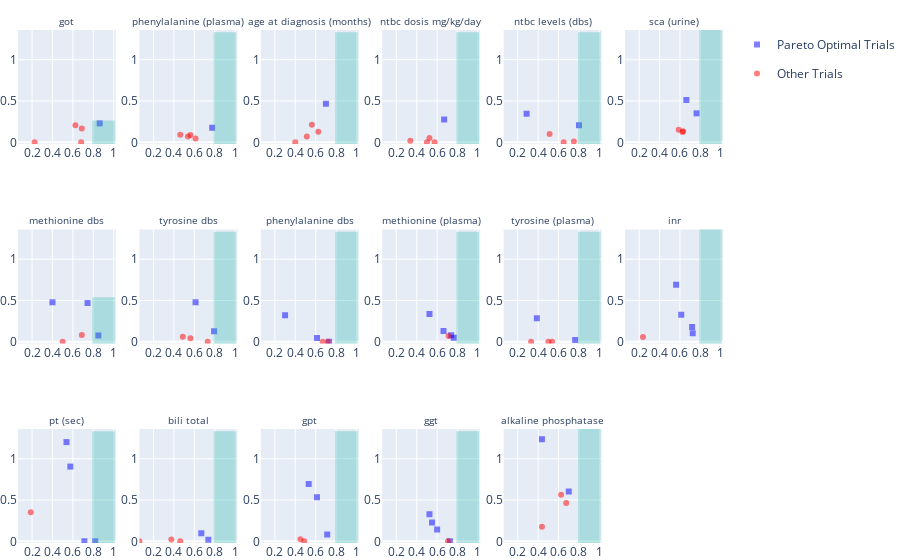

The code cell stored with this chart in its notebook:
### Code cell
import warnings
warnings.filterwarnings("ignore")
from utils import *
import pickle
with open('studies_independent_testset.pickle', 'rb') as handle:
    studies = pickle.load(handle)      # Saca la cosa
study = studies[0] #.trials.__len__()
plot_all_studies(studies, .8, 0)

### Figure 1 — Plotly figure (JSON) as saved in the notebook; plotly's stock layout.template omitted (floating-point values rounded to 4 significant figures)
{"data": [{"legendgroup": "group1", "marker": {"color": "blue", "opacity": 0.5, "symbol": "square"}, "mode": "markers", "name": "Pareto Optimal Trials", "showlegend": true, "type": "scatter", "x": [0.8625], "xaxis": "x", "y": [0.2293], "yaxis": "y"}, {"legendgroup": "group2", "marker": {"color": "red", "opacity": 0.5}, "mode": "markers", "name": "Other Trials", "showlegend": true, "type": "scatter", "x": [0.6875, 0.225, 0.6813, 0.625], "xaxis": "x", "y": [0.168, 0, 0, 0.2068], "yaxis": "y"}, {"legendgroup": "group1", "marker": {"color": "blue", "opacity": 0.5, "symbol": "square"}, "mode": "markers", "name": "Pareto Optimal Trials", "showlegend": false, "type": "scatter", "x": [0.7438, 0.4, 0.85], "xaxis": "x7", "y": [0.4708, 0.4798, 0.07725], "yaxis": "y7"}, {"legendgroup": "group2", "marker": {"color": "red", "opacity": 0.5}, "mode": "markers", "name": "Other Trials", "showlegend": false, "type": "scatter", "x": [0.5, 0.6875], "xaxis": "x7", "y": [0, 0.08147], "yaxis": "y7"}, {"legendgroup": "group1", "marker": {"color": "blue", "opacity": 0.5, "symbol": "square"}, "mode": "markers", "name": "Pareto Optimal Trials", "showlegend": false, "type": "scatter", "x": [0.7125, 0.575, 0.5375, 0.8187], "xaxis": "x13", "y": [0.001127, 0.9048, 1.201, 0], "yaxis": "y13"}, {"legendgroup": "group2", "marker": {"color": "red", "opacity": 0.5}, "mode": "markers", "name": "Other Trials", "showlegend": false, "type": "scatter", "x": [0.1875], "xaxis": "x13", "y": [0.3509], "yaxis": "y13"}, {"legendgroup": "group1", "marker": {"color": "blue", "opacity": 0.5, "symbol": "square"}, "mode": "markers", "name": "Pareto Optimal Trials", "showlegend": false, "type": "scatter", "x": [0.775], "xaxis": "x2", "y": [0.177], "yaxis": "y2"}, {"legendgroup": "group2", "marker": {"color": "red", "opacity": 0.5}, "mode": "markers", "name": "Other Trials", "showlegend": false, "type": "scatter", "x": [0.6125, 0.4625, 0.5625, 0.5375], "xaxis": "x2", "y": [0.04657, 0.09052, 0.08834, 0.06964], "yaxis": "y2"}, {"legendgroup": "group1", "marker": {"color": "blue", "opacity": 0.5, "symbol": "square"}, "mode": "markers", "name": "Pareto Optimal Trials", "showlegend": false, "type": "scatter", "x": [0.7937, 0.6125], "xaxis": "x8", "y": [0.1285, 0.4781], "yaxis": "y8"}, {"legendgroup": "group2", "marker": {"color": "red", "opacity": 0.5}, "mode": "markers", "name": "Other Trials", "showlegend": false, "type": "scatter", "x": [0.5625, 0.4875, 0.7313], "xaxis": "x8", "y": [0.04203, 0.0612, 0], "yaxis": "y8"}, {"legendgroup": "group1", "marker": {"color": "blue", "opacity": 0.5, "symbol": "square"}, "mode": "markers", "name": "Pareto Optimal Trials", "showlegend": false, "type": "scatter", "x": [0.6688, 0.7375], "xaxis": "x14", "y": [0.09759, 0.01983], "yaxis": "y14"}, {"legendgroup": "group2", "marker": {"color": "red", "opacity": 0.5}, "mode": "markers", "name": "Other Trials", "showlegend": false, "type": "scatter", "x": [0.375, 0.4625, 0.0625], "xaxis": "x14", "y": [0.02374, 0, 0], "yaxis": "y14"}, {"legendgroup": "group1", "marker": {"color": "blue", "opacity": 0.5, "symbol": "square"}, "mode": "markers", "name": "Pareto Optimal Trials", "showlegend": false, "type": "scatter", "x": [0.7], "xaxis": "x3", "y": [0.4673], "yaxis": "y3"}, {"legendgroup": "group2", "marker": {"color": "red", "opacity": 0.5}, "mode": "markers", "name": "Other Trials", "showlegend": false, "type": "scatter", "x": [0.5625, 0.4, 0.5125, 0.625], "xaxis": "x3", "y": [0.2142, 0, 0.07003, 0.1289], "yaxis": "y3"}, {"legendgroup": "group1", "marker": {"color": "blue", "opacity": 0.5, "symbol": "square"}, "mode": "markers", "name": "Pareto Optimal Trials", "showlegend": false, "type": "scatter", "x": [0.3, 0.7312, 0.6125], "xaxis": "x9", "y": [0.3219, 0, 0.04549], "yaxis": "y9"}, {"legendgroup": "group2", "marker": {"color": "red", "opacity": 0.5}, "mode": "markers", "name": "Other Trials", "showlegend": false, "type": "scatter", "x": [0.6687, 0.7188], "xaxis": "x9", "y": [0, 0], "yaxis": "y9"}, {"legendgroup": "group1", "marker": {"color": "blue", "opacity": 0.5, "symbol": "square"}, "mode": "markers", "name": "Pareto Optimal Trials", "showlegend": false, "type": "scatter", "x": [0.5312, 0.6125, 0.7125], "xaxis": "x15", "y": [0.6936, 0.5323, 0.08431], "yaxis": "y15"}, {"legendgroup": "group2", "marker": {"color": "red", "opacity": 0.5}, "mode": "markers", "name": "Other Trials", "showlegend": false, "type": "scatter", "x": [0.4875, 0.45], "xaxis": "x15", "y": [0, 0.02601], "yaxis": "y15"}, {"legendgroup": "group1", "marker": {"color": "blue", "opacity": 0.5, "symbol": "square"}, "mode": "markers", "name": "Pareto Optimal Trials", "showlegend": false, "type": "scatter", "x": [0.6688], "xaxis": "x4", "y": [0.2773], "yaxis": "y4"}, {"legendgroup": "group2", "marker": {"color": "red", "opacity": 0.5}, "mode": "markers", "name": "Other Trials", "showlegend": false, "type": "scatter", "x": [0.3375, 0.525, 0.5, 0.575], "xaxis": "x4", "y": [0.01866, 0.05324, 0, 0], "yaxis": "y4"}, {"legendgroup": "group1", "marker": {"color": "blue", "opacity": 0.5, "symbol": "square"}, "mode": "markers", "name": "Pareto Optimal Trials", "showlegend": false, "type": "scatter", "x": [0.7625, 0.6625, 0.525, 0.7375], "xaxis": "x10", "y": [0.04814, 0.1317, 0.3359, 0.08027], "yaxis": "y10"}, {"legendgroup": "group2", "marker": {"color": "red", "opacity": 0.5}, "mode": "markers", "name": "Other Trials", "showlegend": false, "type": "scatter", "x": [0.7125], "xaxis": "x10", "y": [0.06978], "yaxis": "y10"}, {"legendgroup": "group1", "marker": {"color": "blue", "opacity": 0.5, "symbol": "square"}, "mode": "markers", "name": "Pareto Optimal Trials", "showlegend": false, "type": "scatter", "x": [0.725, 0.6, 0.525, 0.55], "xaxis": "x16", "y": [0, 0.142, 0.3276, 0.2284], "yaxis": "y16"}, {"legendgroup": "group2", "marker": {"color": "red", "opacity": 0.5}, "mode": "markers", "name": "Other Trials", "showlegend": false, "type": "scatter", "x": [0.7063], "xaxis": "x16", "y": [0], "yaxis": "y16"}, {"legendgroup": "group1", "marker": {"color": "blue", "opacity": 0.5, "symbol": "square"}, "mode": "markers", "name": "Pareto Optimal Trials", "showlegend": false, "type": "scatter", "x": [0.8, 0.2875], "xaxis": "x5", "y": [0.207, 0.3462], "yaxis": "y5"}, {"legendgroup": "group2", "marker": {"color": "red", "opacity": 0.5}, "mode": "markers", "name": "Other Trials", "showlegend": false, "type": "scatter", "x": [0.75, 0.65, 0.5125], "xaxis": "x5", "y": [0.0102, 0, 0.1012], "yaxis": "y5"}, {"legendgroup": "group1", "marker": {"color": "blue", "opacity": 0.5, "symbol": "square"}, "mode": "markers", "name": "Pareto Optimal Trials", "showlegend": false, "type": "scatter", "x": [0.3875, 0.7625], "xaxis": "x11", "y": [0.2845, 0.02318], "yaxis": "y11"}, {"legendgroup": "group2", "marker": {"color": "red", "opacity": 0.5}, "mode": "markers", "name": "Other Trials", "showlegend": false, "type": "scatter", "x": [0.5375, 0.3313, 0.5], "xaxis": "x11", "y": [0, 0, 0], "yaxis": "y11"}, {"legendgroup": "group1", "marker": {"color": "blue", "opacity": 0.5, "symbol": "square"}, "mode": "markers", "name": "Pareto Optimal Trials", "showlegend": false, "type": "scatter", "x": [0.7, 0.4375], "xaxis": "x17", "y": [0.6045, 1.236], "yaxis": "y17"}, {"legendgroup": "group2", "marker": {"color": "red", "opacity": 0.5}, "mode": "markers", "name": "Other Trials", "showlegend": false, "type": "scatter", "x": [0.625, 0.675, 0.4375], "xaxis": "x17", "y": [0.5652, 0.4643, 0.176], "yaxis": "y17"}, {"legendgroup": "group1", "marker": {"color": "blue", "opacity": 0.5, "symbol": "square"}, "mode": "markers", "name": "Pareto Optimal Trials", "showlegend": false, "type": "scatter", "x": [0.6625, 0.7625], "xaxis": "x6", "y": [0.5123, 0.3512], "yaxis": "y6"}, {"legendgroup": "group2", "marker": {"color": "red", "opacity": 0.5}, "mode": "markers", "name": "Other Trials", "showlegend": false, "type": "scatter", "x": [0.625, 0.5875, 0.6312], "xaxis": "x6", "y": [0.1255, 0.1525, 0.1338], "yaxis": "y6"}, {"legendgroup": "group1", "marker": {"color": "blue", "opacity": 0.5, "symbol": "square"}, "mode": "markers", "name": "Pareto Optimal Trials", "showlegend": false, "type": "scatter", "x": [0.725, 0.6125, 0.5625, 0.7188], "xaxis": "x12", "y": [0.1025, 0.3293, 0.6907, 0.1805], "yaxis": "y12"}, {"legendgroup": "group2", "marker": {"color": "red", "opacity": 0.5}, "mode": "markers", "name": "Other Trials", "showlegend": false, "type": "scatter", "x": [0.2375], "xaxis": "x12", "y": [0.05785], "yaxis": "y12"}], "layout": {"annotations": [{"font": {"size": 10}, "showarrow": false, "text": "got", "x": 0.06944, "xanchor": "center", "xref": "paper", "y": 1, "yanchor": "bottom", "yref": "paper"}, {"font": {"size": 10}, "showarrow": false, "text": "phenylalanine (plasma)", "x": 0.2417, "xanchor": "center", "xref": "paper", "y": 1, "yanchor": "bottom", "yref": "paper"}, {"font": {"size": 10}, "showarrow": false, "text": "age at diagnosis (months)", "x": 0.4139, "xanchor": "center", "xref": "paper", "y": 1, "yanchor": "bottom", "yref": "paper"}, {"font": {"size": 10}, "showarrow": false, "text": "ntbc dosis mg/kg/day", "x": 0.5861, "xanchor": "center", "xref": "paper", "y": 1, "yanchor": "bottom", "yref": "paper"}, {"font": {"size": 10}, "showarrow": false, "text": "ntbc levels (dbs)", "x": 0.7583, "xanchor": "center", "xref": "paper", "y": 1, "yanchor": "bottom", "yref": "paper"}, {"font": {"size": 10}, "showarrow": false, "text": "sca (urine)", "x": 0.9306, "xanchor": "center", "xref": "paper", "y": 1, "yanchor": "bottom", "yref": "paper"}, {"font": {"size": 10}, "showarrow": false, "text": "methionine dbs", "x": 0.06944, "xanchor": "center", "xref": "paper", "y": 0.6111, "yanchor": "bottom", "yref": "paper"}, {"font": {"size": 10}, "showarrow": false, "text": "tyrosine dbs", "x": 0.2417, "xanchor": "center", "xref": "paper", "y": 0.6111, "yanchor": "bottom", "yref": "paper"}, {"font": {"size": 10}, "showarrow": false, "text": "phenylalanine dbs", "x": 0.4139, "xanchor": "center", "xref": "paper", "y": 0.6111, "yanchor": "bottom", "yref": "paper"}, {"font": {"size": 10}, "showarrow": false, "text": "methionine (plasma)", "x": 0.5861, "xanchor": "center", "xref": "paper", "y": 0.6111, "yanchor": "bottom", "yref": "paper"}, {"font": {"size": 10}, "showarrow": false, "text": "tyrosine (plasma)", "x": 0.7583, "xanchor": "center", "xref": "paper", "y": 0.6111, "yanchor": "bottom", "yref": "paper"}, {"font": {"size": 10}, "showarrow": false, "text": "inr", "x": 0.9306, "xanchor": "center", "xref": "paper", "y": 0.6111, "yanchor": "bottom", "yref": "paper"}, {"font": {"size": 10}, "showarrow": false, "text": "pt (sec)", "x": 0.06944, "xanchor": "center", "xref": "paper", "y": 0.2222, "yanchor": "bottom", "yref": "paper"}, {"font": {"size": 10}, "showarrow": false, "text": "bili total", "x": 0.2417, "xanchor": "center", "xref": "paper", "y": 0.2222, "yanchor": "bottom", "yref": "paper"}, {"font": {"size": 10}, "showarrow": false, "text": "gpt", "x": 0.4139, "xanchor": "center", "xref": "paper", "y": 0.2222, "yanchor": "bottom", "yref": "paper"}, {"font": {"size": 10}, "showarrow": false, "text": "ggt", "x": 0.5861, "xanchor": "center", "xref": "paper", "y": 0.2222, "yanchor": "bottom", "yref": "paper"}, {"font": {"size": 10}, "showarrow": false, "text": "alkaline phosphatase", "x": 0.7583, "xanchor": "center", "xref": "paper", "y": 0.2222, "yanchor": "bottom", "yref": "paper"}], "autosize": true, "margin": {"b": 0, "l": 0, "r": 0, "t": 30}, "shapes": [{"fillcolor": "LightSeaGreen", "line": {"color": "LightSeaGreen", "width": 2}, "opacity": 0.3, "type": "rect", "x0": 0.8, "x1": 1, "xref": "x", "y0": -0.02, "y1": 0.2523, "yref": "y"}, {"fillcolor": "LightSeaGreen", "line": {"color": "LightSeaGreen", "width": 2}, "opacity": 0.3, "type": "rect", "x0": 0.8, "x1": 1, "xref": "x7", "y0": -0.02, "y1": 0.5278, "yref": "y7"}, {"fillcolor": "LightSeaGreen", "line": {"color": "LightSeaGreen", "width": 2}, "opacity": 0.3, "type": "rect", "x0": 0.8, "x1": 1, "xref": "x13", "y0": -0.02, "y1": 1.321, "yref": "y13"}, {"fillcolor": "LightSeaGreen", "line": {"color": "LightSeaGreen", "width": 2}, "opacity": 0.3, "type": "rect", "x0": 0.8, "x1": 1, "xref": "x2", "y0": -0.02, "y1": 1.321, "yref": "y2"}, {"fillcolor": "LightSeaGreen", "line": {"color": "LightSeaGreen", "width": 2}, "opacity": 0.3, "type": "rect", "x0": 0.8, "x1": 1, "xref": "x8", "y0": -0.02, "y1": 1.321, "yref": "y8"}, {"fillcolor": "LightSeaGreen", "line": {"color": "LightSeaGreen", "width": 2}, "opacity": 0.3, "type": "rect", "x0": 0.8, "x1": 1, "xref": "x14", "y0": -0.02, "y1": 1.321, "yref": "y14"}, {"fillcolor": "LightSeaGreen", "line": {"color": "LightSeaGreen", "width": 2}, "opacity": 0.3, "type": "rect", "x0": 0.8, "x1": 1, "xref": "x3", "y0": -0.02, "y1": 1.321, "yref": "y3"}, {"fillcolor": "LightSeaGreen", "line": {"color": "LightSeaGreen", "width": 2}, "opacity": 0.3, "type": "rect", "x0": 0.8, "x1": 1, "xref": "x9", "y0": -0.02, "y1": 1.321, "yref": "y9"}, {"fillcolor": "LightSeaGreen", "line": {"color": "LightSeaGreen", "width": 2}, "opacity": 0.3, "type": "rect", "x0": 0.8, "x1": 1, "xref": "x15", "y0": -0.02, "y1": 1.321, "yref": "y15"}, {"fillcolor": "LightSeaGreen", "line": {"color": "LightSeaGreen", "width": 2}, "opacity": 0.3, "type": "rect", "x0": 0.8, "x1": 1, "xref": "x4", "y0": -0.02, "y1": 1.321, "yref": "y4"}, {"fillcolor": "LightSeaGreen", "line": {"color": "LightSeaGreen", "width": 2}, "opacity": 0.3, "type": "rect", "x0": 0.8, "x1": 1, "xref": "x10", "y0": -0.02, "y1": 1.321, "yref": "y10"}, {"fillcolor": "LightSeaGreen", "line": {"color": "LightSeaGreen", "width": 2}, "opacity": 0.3, "type": "rect", "x0": 0.8, "x1": 1, "xref": "x16", "y0": -0.02, "y1": 1.321, "yref": "y16"}, {"fillcolor": "LightSeaGreen", "line": {"color": "LightSeaGreen", "width": 2}, "opacity": 0.3, "type": "rect", "x0": 0.8, "x1": 1, "xref": "x5", "y0": -0.02, "y1": 1.321, "yref": "y5"}, {"fillcolor": "LightSeaGreen", "line": {"color": "LightSeaGreen", "width": 2}, "opacity": 0.3, "type": "rect", "x0": 0.8, "x1": 1, "xref": "x11", "y0": -0.02, "y1": 1.321, "yref": "y11"}, {"fillcolor": "LightSeaGreen", "line": {"color": "LightSeaGreen", "width": 2}, "opacity": 0.3, "type": "rect", "x0": 0.8, "x1": 1, "xref": "x17", "y0": -0.02, "y1": 1.36, "yref": "y17"}, {"fillcolor": "LightSeaGreen", "line": {"color": "LightSeaGreen", "width": 2}, "opacity": 0.3, "type": "rect", "x0": 0.8, "x1": 1, "xref": "x6", "y0": -0.02, "y1": 1.36, "yref": "y6"}, {"fillcolor": "LightSeaGreen", "line": {"color": "LightSeaGreen", "width": 2}, "opacity": 0.3, "type": "rect", "x0": 0.8, "x1": 1, "xref": "x12", "y0": -0.02, "y1": 1.36, "yref": "y12"}], "showlegend": true, "xaxis": {"anchor": "y", "domain": [0, 0.1389], "range": [0.0625, 1.021]}, "xaxis10": {"anchor": "y10", "domain": [0.5167, 0.6556], "range": [0.0625, 1.021]}, "xaxis11": {"anchor": "y11", "domain": [0.6889, 0.8278], "range": [0.0625, 1.021]}, "xaxis12": {"anchor": "y12", "domain": [0.8611, 1], "range": [0.0625, 1.021]}, "xaxis13": {"anchor": "y13", "domain": [0, 0.1389], "range": [0.0625, 1.021]}, "xaxis14": {"anchor": "y14", "domain": [0.1722, 0.3111], "range": [0.0625, 1.021]}, "xaxis15": {"anchor": "y15", "domain": [0.3444, 0.4833], "range": [0.0625, 1.021]}, "xaxis16": {"anchor": "y16", "domain": [0.5167, 0.6556], "range": [0.0625, 1.021]}, "xaxis17": {"anchor": "y17", "domain": [0.6889, 0.8278], "range": [0.0625, 1.021]}, "xaxis18": {"anchor": "y18", "domain": [0.8611, 1], "range": [0.0625, 1.021]}, "xaxis2": {"anchor": "y2", "domain": [0.1722, 0.3111], "range": [0.0625, 1.021]}, "xaxis3": {"anchor": "y3", "domain": [0.3444, 0.4833], "range": [0.0625, 1.021]}, "xaxis4": {"anchor": "y4", "domain": [0.5167, 0.6556], "range": [0.0625, 1.021]}, "xaxis5": {"anchor": "y5", "domain": [0.6889, 0.8278], "range": [0.0625, 1.021]}, "xaxis6": {"anchor": "y6", "domain": [0.8611, 1], "range": [0.0625, 1.021]}, "xaxis7": {"anchor": "y7", "domain": [0, 0.1389], "range": [0.0625, 1.021]}, "xaxis8": {"anchor": "y8", "domain": [0.1722, 0.3111], "range": [0.0625, 1.021]}, "xaxis9": {"anchor": "y9", "domain": [0.3444, 0.4833], "range": [0.0625, 1.021]}, "yaxis": {"anchor": "x", "domain": [0.7778, 1], "range": [-0.02, 1.36]}, "yaxis10": {"anchor": "x10", "domain": [0.3889, 0.6111], "range": [-0.02, 1.36]}, "yaxis11": {"anchor": "x11", "domain": [0.3889, 0.6111], "range": [-0.02, 1.36]}, "yaxis12": {"anchor": "x12", "domain": [0.3889, 0.6111], "range": [-0.02, 1.36]}, "yaxis13": {"anchor": "x13", "domain": [0, 0.2222], "range": [-0.02, 1.36]}, "yaxis14": {"anchor": "x14", "domain": [0, 0.2222], "range": [-0.02, 1.36]}, "yaxis15": {"anchor": "x15", "domain": [0, 0.2222], "range": [-0.02, 1.36]}, "yaxis16": {"anchor": "x16", "domain": [0, 0.2222], "range": [-0.02, 1.36]}, "yaxis17": {"anchor": "x17", "domain": [0, 0.2222], "range": [-0.02, 1.36]}, "yaxis18": {"anchor": "x18", "domain": [0, 0.2222], "range": [-0.02, 1.36]}, "yaxis2": {"anchor": "x2", "domain": [0.7778, 1], "range": [-0.02, 1.36]}, "yaxis3": {"anchor": "x3", "domain": [0.7778, 1], "range": [-0.02, 1.36]}, "yaxis4": {"anchor": "x4", "domain": [0.7778, 1], "range": [-0.02, 1.36]}, "yaxis5": {"anchor": "x5", "domain": [0.7778, 1], "range": [-0.02, 1.36]}, "yaxis6": {"anchor": "x6", "domain": [0.7778, 1], "range": [-0.02, 1.36]}, "yaxis7": {"anchor": "x7", "domain": [0.3889, 0.6111], "range": [-0.02, 1.36]}, "yaxis8": {"anchor": "x8", "domain": [0.3889, 0.6111], "range": [-0.02, 1.36]}, "yaxis9": {"anchor": "x9", "domain": [0.3889, 0.6111], "range": [-0.02, 1.36]}}}
